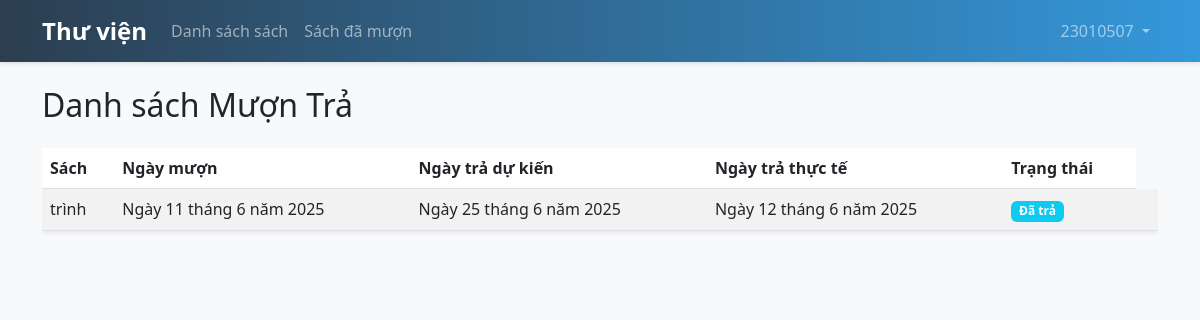
The page /borrow/ (signed in) on the database as committed earlier.
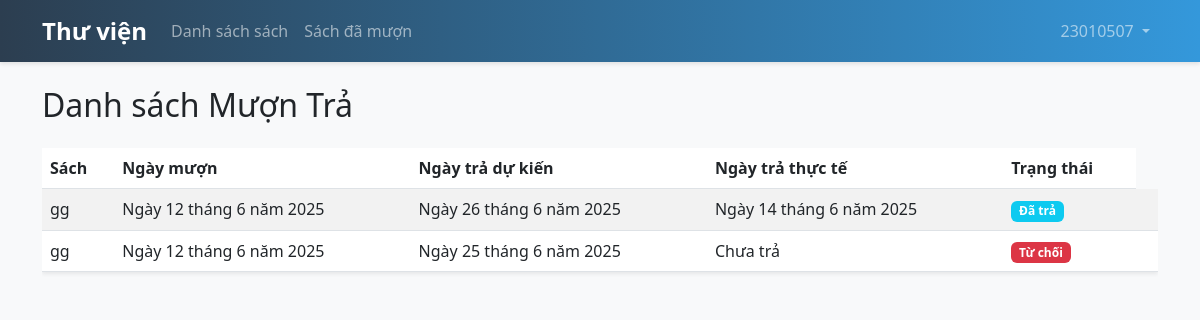
The same page on the database as committed later.
### borrow/models.py (models this page shows, shortened)
class BorrowRecord(models.Model):
    STATUS_CHOICES = (
        ('pending', 'Chờ duyệt'),
        ('approved', 'Đã duyệt'),
        ('rejected', 'Từ chối'),
        ('returned', 'Đã trả'),
        ('overdue', 'Quá hạn'),
    )
    user = models.ForeignKey(User, on_delete=models.CASCADE, related_name='borrow_records')
    book = models.ForeignKey(Book, on_delete=models.CASCADE, related_name='borrow_records')
    borrow_date = models.DateField()
    due_date = models.DateField()
    return_date = models.DateField(null=True, blank=True)
    status = models.CharField(max_length=20, choices=STATUS_CHOICES, default='pending')
    notes = models.TextField(blank=True)
    created_at = models.DateTimeField(auto_now_add=True)
    updated_at = models.DateTimeField(auto_now=True)
    class Meta:
        ordering = ['-created_at']

### books/models.py (models this page shows, shortened)
class Book(models.Model):
    STATUS_CHOICES = (
        ('available', 'Có sẵn'),
        ('borrowed', 'Đã mượn'),
        ('maintenance', 'Bảo trì'),
    )
    title = models.CharField(max_length=200)
    author = models.ForeignKey(Author, on_delete=models.CASCADE, related_name='books')
    category = models.ForeignKey(Category, on_delete=models.SET_NULL, null=True, related_name='books')
    description = models.TextField()
    cover_image = models.ImageField(upload_to='book_covers/', null=True, blank=True)
    publication_year = models.PositiveIntegerField(null=True, blank=True)
    isbn = models.CharField(max_length=13, blank=True, null=True, unique=True)
    total_copies = models.PositiveIntegerField(default=1)
    available_copies = models.PositiveIntegerField(default=1)
    status = models.CharField(max_length=20, choices=STATUS_CHOICES, default='available')
    created_at = models.DateTimeField(auto_now_add=True)
    updated_at = models.DateTimeField(auto_now=True)
    class Meta:
        ordering = ['-created_at']

### borrow/views.py (the view)
# urls.py: path('', views.borrow_list, name='borrow_list'),
@login_required
def borrow_list(request):
    if request.user.is_staff:
        borrows = BorrowRecord.objects.all().order_by('-created_at')
    else:
        borrows = BorrowRecord.objects.filter(user=request.user).order_by('-created_at')
    return render(request, 'borrow/borrow_list.html', {'borrows': borrows, 'is_admin': request.user.is_staff})

### borrow/templates/borrow/borrow_list.html (shortened to what this page needs)
{% extends 'base.html' %}
{% block content %}
<div class="container mt-4">
    <h2 class="mb-4">Danh sách Mượn Trả</h2>
    {% if borrows %}
    <div class="table-responsive">
        <table class="table table-striped table-hover shadow-sm">
            <thead class="bg-primary text-white">
                <tr>
                    <th>Sách</th>
                    <th>Ngày mượn</th>
                    <th>Ngày trả dự kiến</th>
                    <th>Ngày trả thực tế</th>
                    <th>Trạng thái</th>
                </tr>
            </thead>
            <tbody>
                {% for borrow in borrows %}
                <tr>
                    <td>{{ borrow.book.title }}</td>
                    <td>{{ borrow.borrow_date }}</td>
                    <td>{{ borrow.due_date }}</td>
                    <td>{{ borrow.return_date|default:"Chưa trả" }}</td>
                    <td>
                        {% if borrow.status == 'pending' %}
                        <span class="badge bg-warning">Chờ duyệt</span>
                        {% elif borrow.status == 'approved' %}
                        <span class="badge bg-success">Đã duyệt</span>
                        {% elif borrow.status == 'returned' %}
                        <span class="badge bg-info">Đã trả</span>
                        {% elif borrow.status == 'rejected' %}
                        <span class="badge bg-danger">Từ chối</span>
                        {% endif %}
                    </td>
                    {% if is_admin %}
                    <td>
                        {% if borrow.status == 'pending' %}
                        <a href="{% url 'borrow_approve' borrow.pk %}" class="btn btn-sm btn-success me-2">Duyệt</a>
                        <a href="{% url 'borrow_reject' borrow.pk %}" class="btn btn-sm btn-danger">Từ chối</a>
                        {% elif borrow.status == 'returned' %}
                        <span class="text-muted">Đã trả</span>
                        {% endif %}
                    </td>
                    {% else %}
                    <td>
                    </td>
                    {% endif %}
                </tr>
                {% endfor %}
            </tbody>
        </table>
    </div>
    {% else %}
    <div class="alert alert-info" role="alert">
        Bạn chưa có bản ghi mượn trả nào.
    </div>
    {% endif %}
</div>
{% endblock %}

### templates/base.html (shortened to what this page needs)
<!DOCTYPE html>
<html lang="vi">
<head>
    <link href="https://cdn.jsdelivr.net/npm/bootstrap@5.3.0/dist/css/bootstrap.min.css" rel="stylesheet">
    <link href="https://cdnjs.cloudflare.com/ajax/libs/font-awesome/6.0.0/css/all.min.css" rel="stylesheet">
    {% load static %}
    <link rel="stylesheet" href="{% static 'css/style.css' %}">
</head>
<body>
    <nav class="navbar navbar-expand-lg navbar-dark bg-primary">
        <div class="container">
            <a class="navbar-brand" href="{% url 'home' %}">Thư viện</a>
            <div class="collapse navbar-collapse" id="navbarNav">
                <ul class="navbar-nav me-auto">
                    {% if user.is_authenticated %}
                    <li class="nav-item">
                        <a class="nav-link" href="{% url 'book_list' %}">
                            {% if user.is_staff %}Quản lý sách{% else %}Danh sách sách{% endif %}
                        </a>
                    </li>
                    {% if user.is_staff %}
                    <li class="nav-item">
                        <a class="nav-link" href="{% url 'borrow_list' %}">Quản lý mượn trả</a>
                    </li>
                    <li class="nav-item">
                        <a class="nav-link" href="{% url 'dashboard' %}">Thống kê</a>
                    </li>
                    {% else %}
                    <li class="nav-item">
                        <a class="nav-link" href="{% url 'borrow_list' %}">Sách đã mượn</a>
                    </li>
                    {% endif %}
                    {% endif %}
                </ul>
                <ul class="navbar-nav">
                    {% if user.is_authenticated %}
                    <li class="nav-item dropdown">
                        <a class="nav-link dropdown-toggle" href="#" id="navbarDropdown" role="button" data-bs-toggle="dropdown">
                            {{ user.username }}
                        </a>
                        </li>
                    {% endif %}
                </ul>
            </div>
        </div>
    </nav>
        {% block content %}
        {% endblock %}
</body>
</html>

### static/css/style.css (style rules this page uses)
body { background-color: #f8f9fa; font-family: 'Segoe UI', Tahoma, Geneva, Verdana, sans-serif; }
.navbar { box-shadow: 0 2px 4px rgba(0,0,0,.1); background: linear-gradient(to right, #2c3e50, #3498db) !important; }
.navbar-brand { font-weight: bold; font-size: 1.5rem; }

Rows that differ between the two databases and show on the page:
removed BorrowRecord: book "trình", borrow_date "Ngày 11 tháng 6 năm 2025", due_date "Ngày 25 tháng 6 năm 2025", return_date "Ngày 12 tháng 6 năm 2025", status "Đã trả"
added BorrowRecord: book "gg", borrow_date "Ngày 12 tháng 6 năm 2025", due_date "Ngày 26 tháng 6 năm 2025", return_date "Ngày 14 tháng 6 năm 2025", status "Đã trả"
added BorrowRecord: book "gg", borrow_date "Ngày 12 tháng 6 năm 2025", due_date "Ngày 25 tháng 6 năm 2025", return_date "Chưa trả", status "Từ chối"
